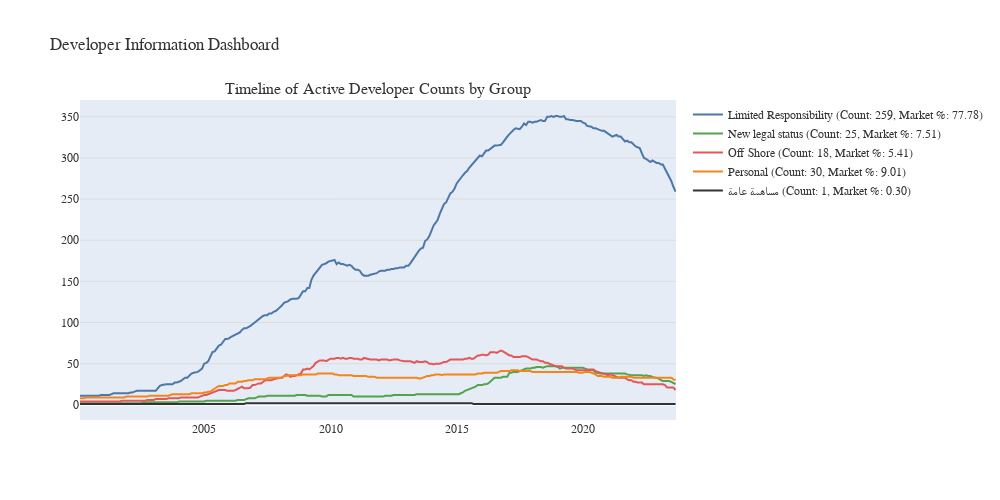

Write notebook code for a chart like this one.
### Code cell
from plotly.subplots import make_subplots
import plotly.graph_objects as go
from datetime import datetime
import pandas as pd

# Assuming the DataFrame 'developers' is loaded and the date columns are in datetime format

# Filter rows where license is active (license_expiry_date >= today)
today = datetime.now()
active_licenses = developers[developers['license_expiry_date'] >= pd.Timestamp(today)]

# Group by 'legal_status_en' and count active licenses
grouped_active = active_licenses.groupby('legal_status_en').size()

# Create color map based on unique groups
unique_groups = developers['legal_status_en'].unique()
colors = {group: color for group, color in zip(unique_groups, ['#4C78A8', '#F58518', '#E45756', '#72B7B2', '#54A24B'])}

# Create subplots
fig = make_subplots(rows=1, cols=1,
                    specs=[[{"type": "scatter"}]],
                    subplot_titles=("Timeline of Active Developer Counts by Group",))

# Create a date range that starts from 2000 and ends today, frequency set to 'M' for end of month
date_range = pd.date_range(start='2000-01-01', end=today, freq='M')
active_count_df = pd.DataFrame(index=date_range)

# Loop through each group and calculate active license counts over time
for name, group in developers.groupby('legal_status_en'):
    counts = []
    for date in date_range:
        count = group[(group['license_issue_date'] <= date) & (group['license_expiry_date'] >= date)].shape[0]
        counts.append(count)
    active_count_df[name] = counts

# Calculate the sum for each time point
active_count_df['Total'] = active_count_df.sum(axis=1)

# Plot actual numbers, but legend shows developer count and market %
for col in active_count_df.columns:
    if col != 'Total':
        last_count = active_count_df[col].iloc[-1]
        last_total = active_count_df['Total'].iloc[-1]
        last_market_share = (last_count / last_total) * 100 if last_total > 0 else 0
        fig.add_trace(
            go.Scatter(
                x=active_count_df.index, 
                y=active_count_df[col], 
                name=f"{col} (Count: {last_count}, Market %: {last_market_share:.2f})", 
                line=dict(color=colors.get(col, '#333333'))
            ),
            row=1, col=1
        )

# Add vertical line to highlight today's date
fig.add_shape(
    go.layout.Shape(
        type="line",
        x0=today,
        x1=today,
        y0=0,
        y1=1,
        yref="paper",
        line=dict(color="Red", width=0.5, dash="dashdot")),
    row=1, col=1
)

# Update layout according to guidelines
fig.update_layout(
    height=500,
    width=1000,
    title="Developer Information Dashboard",
    font=dict(
        family="Arial, sans-serif",
        size=12,
        color="#333333"
    ),
    xaxis=dict(
        showgrid=False
    ),
    yaxis=dict(
        showgrid=True,
        gridcolor="#dddddd"
    )
)

fig.show()

### Figure 1 — Plotly figure (JSON) as saved in the notebook; plotly's stock layout.template omitted (floating-point values rounded to 4 significant figures; data arrays with more than 128 entries replaced by an {"elided": "..."} marker saying what was removed)
{"data": [{"line": {"color": "#4C78A8"}, "name": "Limited Responsibility (Count: 259, Market %: 77.78)", "type": "scatter", "x": {"elided": "284 str values"}, "xaxis": "x", "y": {"elided": "284 int values"}, "yaxis": "y"}, {"line": {"color": "#54A24B"}, "name": "New legal status (Count: 25, Market %: 7.51)", "type": "scatter", "x": {"elided": "284 str values"}, "xaxis": "x", "y": {"elided": "284 int values"}, "yaxis": "y"}, {"line": {"color": "#E45756"}, "name": "Off Shore (Count: 18, Market %: 5.41)", "type": "scatter", "x": {"elided": "284 str values"}, "xaxis": "x", "y": {"elided": "284 int values"}, "yaxis": "y"}, {"line": {"color": "#F58518"}, "name": "Personal (Count: 30, Market %: 9.01)", "type": "scatter", "x": {"elided": "284 str values"}, "xaxis": "x", "y": {"elided": "284 int values"}, "yaxis": "y"}, {"line": {"color": "#333333"}, "name": "مساهمة عامة (Count: 1, Market %: 0.30)", "type": "scatter", "x": {"elided": "284 str values"}, "xaxis": "x", "y": {"elided": "284 int values"}, "yaxis": "y"}], "layout": {"annotations": [{"font": {"size": 16}, "showarrow": false, "text": "Timeline of Active Developer Counts by Group", "x": 0.5, "xanchor": "center", "xref": "paper", "y": 1, "yanchor": "bottom", "yref": "paper"}], "font": {"color": "#333333", "family": "Arial, sans-serif", "size": 12}, "height": 500, "shapes": [{"line": {"color": "Red", "dash": "dashdot", "width": 0.5}, "type": "line", "x0": "2023-09-02T21:32:02.945399", "x1": "2023-09-02T21:32:02.945399", "xref": "x", "y0": 0, "y1": 1, "yref": "y"}], "title": {"text": "Developer Information Dashboard"}, "width": 1000, "xaxis": {"anchor": "y", "domain": [0, 1], "showgrid": false}, "yaxis": {"anchor": "x", "domain": [0, 1], "gridcolor": "#dddddd", "showgrid": true}}}
